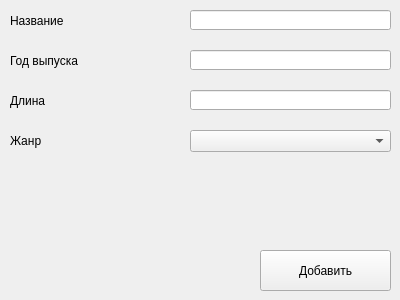
<?xml version="1.0" encoding="UTF-8"?>
<ui version="4.0">
 <class>Form</class>
 <widget class="QWidget" name="Form">
  <property name="geometry">
   <rect>
    <x>0</x>
    <y>0</y>
    <width>400</width>
    <height>300</height>
   </rect>
  </property>
  <property name="windowTitle">
   <string>Form</string>
  </property>
  <widget class="QLabel" name="label">
   <property name="geometry">
    <rect>
     <x>10</x>
     <y>10</y>
     <width>91</width>
     <height>21</height>
    </rect>
   </property>
   <property name="text">
    <string>Название</string>
   </property>
  </widget>
  <widget class="QLineEdit" name="title_in">
   <property name="geometry">
    <rect>
     <x>190</x>
     <y>10</y>
     <width>201</width>
     <height>20</height>
    </rect>
   </property>
  </widget>
  <widget class="QLineEdit" name="year_in">
   <property name="geometry">
    <rect>
     <x>190</x>
     <y>50</y>
     <width>201</width>
     <height>20</height>
    </rect>
   </property>
  </widget>
  <widget class="QLabel" name="label_2">
   <property name="geometry">
    <rect>
     <x>10</x>
     <y>50</y>
     <width>91</width>
     <height>21</height>
    </rect>
   </property>
   <property name="text">
    <string>Год выпуска</string>
   </property>
  </widget>
  <widget class="QLineEdit" name="duration_in">
   <property name="geometry">
    <rect>
     <x>190</x>
     <y>90</y>
     <width>201</width>
     <height>20</height>
    </rect>
   </property>
  </widget>
  <widget class="QLabel" name="label_3">
   <property name="geometry">
    <rect>
     <x>10</x>
     <y>90</y>
     <width>91</width>
     <height>21</height>
    </rect>
   </property>
   <property name="text">
    <string>Длина</string>
   </property>
  </widget>
  <widget class="QLabel" name="label_4">
   <property name="geometry">
    <rect>
     <x>10</x>
     <y>130</y>
     <width>91</width>
     <height>21</height>
    </rect>
   </property>
   <property name="text">
    <string>Жанр</string>
   </property>
  </widget>
  <widget class="QComboBox" name="comboBox">
   <property name="geometry">
    <rect>
     <x>190</x>
     <y>130</y>
     <width>201</width>
     <height>22</height>
    </rect>
   </property>
  </widget>
  <widget class="QPushButton" name="pushButton1">
   <property name="geometry">
    <rect>
     <x>260</x>
     <y>250</y>
     <width>131</width>
     <height>41</height>
    </rect>
   </property>
   <property name="text">
    <string>Добавить</string>
   </property>
  </widget>
  <widget class="QLabel" name="label_error">
   <property name="geometry">
    <rect>
     <x>10</x>
     <y>242</y>
     <width>241</width>
     <height>51</height>
    </rect>
   </property>
   <property name="text">
    <string/>
   </property>
  </widget>
 </widget>
 <resources/>
 <connections/>
</ui>
